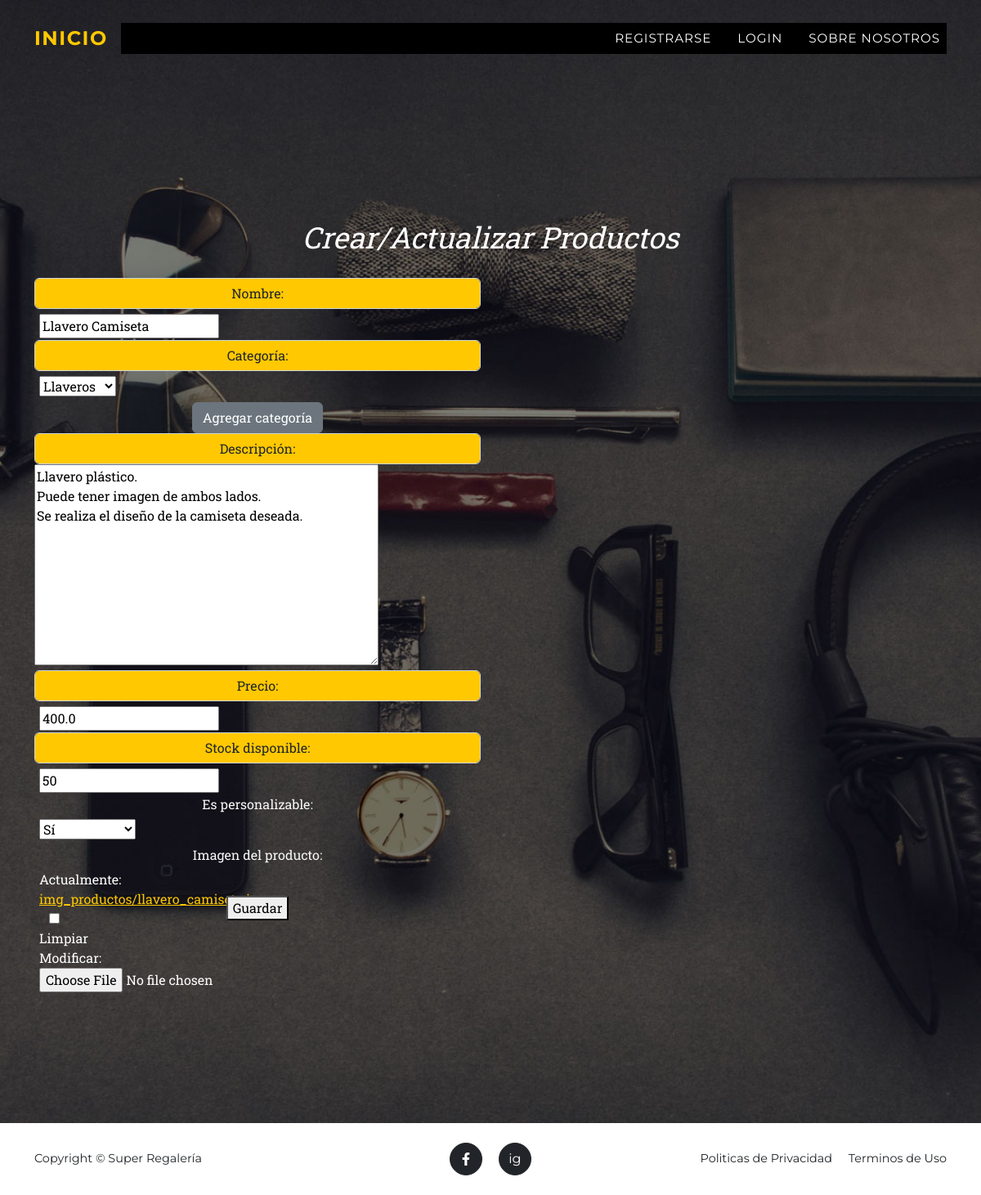
/producto/producto/update/2, run on an earlier commit of the app's database.
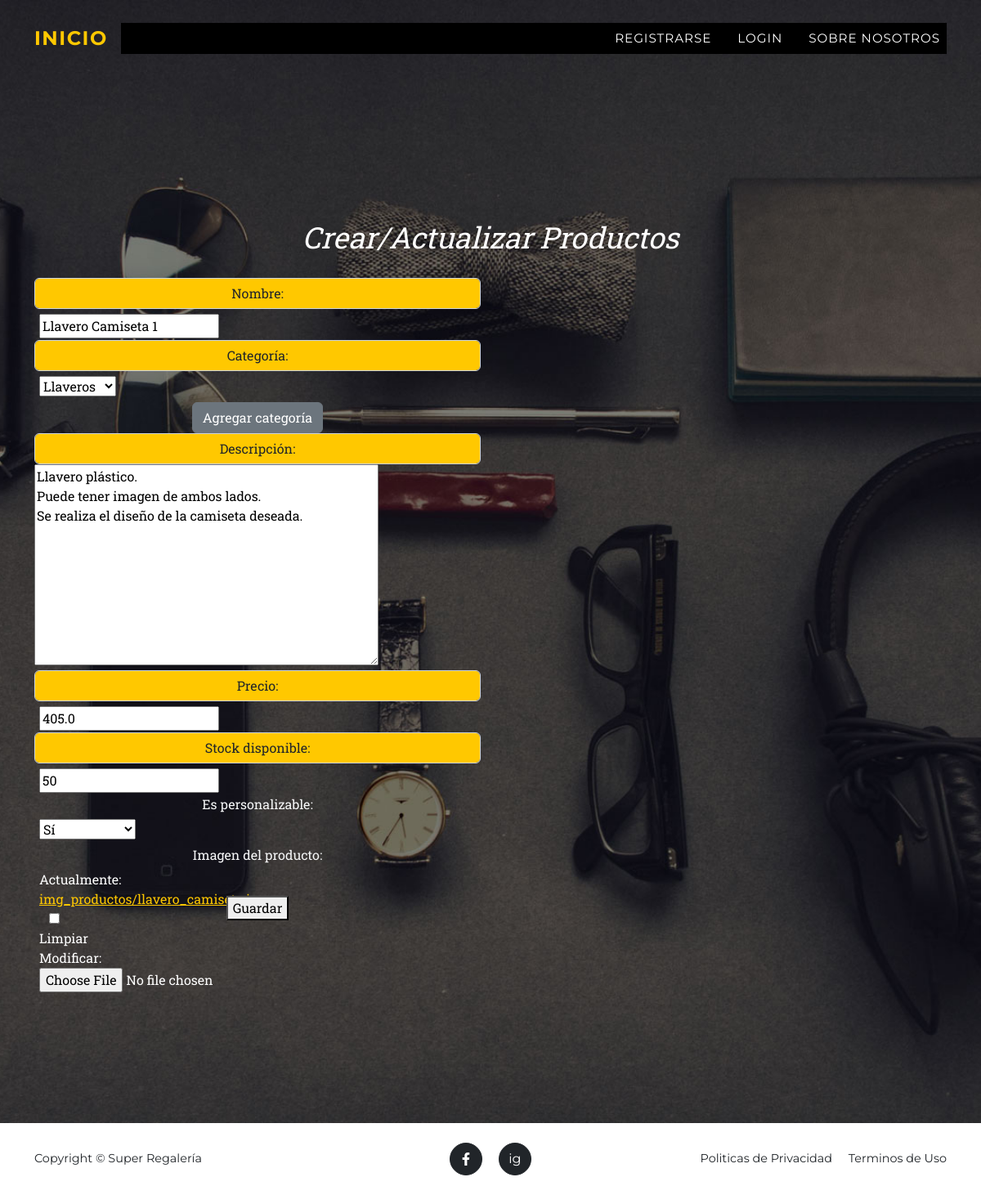
And on a later commit of the database.
### apps/producto/models.py (models this page shows, shortened)
class Producto (models.Model):
    nombre = models.CharField(max_length=100, blank=False, null=False)
    categoria_id= models.ForeignKey(Categoria, null=False, blank=False, on_delete=models.CASCADE)
    descripcion = models.TextField(max_length=100, blank=True, null=True)
    precio = models.FloatField(blank=False, null=False)
    stock = models.IntegerField(blank=True, null=True)
    personalizable = models.BooleanField(blank=True, null=True)
    imagen = models.ImageField(upload_to='img_productos', blank=True, null=True)

### apps/producto/views.py (the view)
# urls.py: path("producto/update/<int:pk>", ProductoUpdate.as_view(), name="producto_update"),
class ProductoUpdate(UpdateView):
    model = models.Producto
    form_class = forms.ProductoForm
    success_url = reverse_lazy("producto:producto_list")

### apps/producto/forms.py
class ProductoForm(forms.ModelForm):
    class Meta:
        model = models.Producto
        fields = "__all__"

### apps/producto/models.py (called while the page is built)
    def __str__(self):
        return self.nombre

### apps/producto/templates/producto/producto_form.html (shortened to what this page needs)
{% extends 'home/index.html' %}
    {% block TITULO_INDEX %}
        Crear/Actualizar Productos
    {% endblock TITULO_INDEX %}
    {% block CONTENIDO_INDEX %}
        <div class="row align-items-stretch mb-5">
            <div class="col-md-6">
                <div class="form-group">
                    <form method="post" enctype="multipart/form-data">
                        <div>
                            <label for="{{ form.nombre.id_for_label }}" class="form-control bg-primary">Nombre: </label>
                            <div class="form-control-color">{{ form.nombre }}</div>
                        </div>
                        <div>
                            <label for="{{ form.categoria_id.id_for_label }}" class="form-control bg-primary ">Categoría: </label>
                            <div class="form-control-color">{{ form.categoria_id }} </div> <div> <a href="{% url 'producto:categoria_create' %}" class="btn btn-secondary  btn-sn">Agregar categoría</a></div>
                        </div>
                        <div>
                            <label for="{{ form.descripcion.id_for_label }}" class="form-control bg-primary ">Descripción: </label>
                            <div class="text-start ">{{ form.descripcion }}</div>
                        </div>
                        <div>
                            <label for="{{ form.precio.id_for_label }}" class="form-control bg-primary ">Precio: </label>
                            <div class="form-control-color">{{ form.precio }}</div>
                        </div>
                        <div>
                            <label for="{{ form.stock.id_for_label }}" class="form-control bg-primary ">Stock disponible: </label>
                            <div class="form-control-color">{{ form.stock }}</div>
                        </div>
                        <div>
                            <label for="{{ form.personalizable.id_for_label }}" class="text-light ">Es personalizable: </label>
                            <div class="form-control-color">{{ form.personalizable }}</div>
                        </div>
                        <div>
                            <label for="{{ form.imagen.id_for_label }}" class="text-light ">Imagen del producto: </label>
                            <div class="form-control-color">{{ form.imagen }}</div>
                        </div>
                        <button type="submit">Guardar</button>
                    </form>
                </div>
            </div>
        </div>
    {% endblock CONTENIDO_INDEX %}

What changed in the data, as far as the page shows it:
changed Producto "Llaveros": nombre "Llavero Camiseta" → "Llavero Camiseta 1"; precio "400.0" → "405.0"
